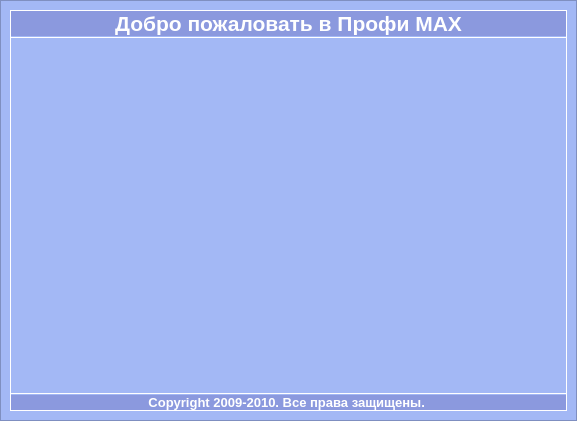
<?xml version="1.0" encoding="UTF-8"?>
<ui version="4.0">
 <class>WelcomeWidget</class>
 <widget class="QWidget" name="WelcomeWidget">
  <property name="geometry">
   <rect>
    <x>0</x>
    <y>0</y>
    <width>577</width>
    <height>421</height>
   </rect>
  </property>
  <property name="windowTitle">
   <string>Form</string>
  </property>
  <property name="styleSheet">
   <string>background-color: rgba(163, 184, 245, 245);</string>
  </property>
  <layout class="QVBoxLayout" name="verticalLayout_3">
   <property name="spacing">
    <number>0</number>
   </property>
   <property name="margin">
    <number>0</number>
   </property>
   <item>
    <widget class="QFrame" name="frame">
     <property name="frameShape">
      <enum>QFrame::StyledPanel</enum>
     </property>
     <property name="frameShadow">
      <enum>QFrame::Sunken</enum>
     </property>
     <layout class="QVBoxLayout" name="verticalLayout">
      <item>
       <widget class="QFrame" name="frameMain">
        <property name="styleSheet">
         <string>color: rgb(255, 255, 255);</string>
        </property>
        <property name="frameShape">
         <enum>QFrame::Box</enum>
        </property>
        <property name="frameShadow">
         <enum>QFrame::Plain</enum>
        </property>
        <layout class="QVBoxLayout" name="verticalLayout_2">
         <property name="spacing">
          <number>0</number>
         </property>
         <property name="margin">
          <number>0</number>
         </property>
         <item>
          <widget class="QLabel" name="labelWelcome">
           <property name="font">
            <font>
             <family>Arial</family>
             <pointsize>16</pointsize>
             <weight>75</weight>
             <italic>false</italic>
             <bold>true</bold>
            </font>
           </property>
           <property name="styleSheet">
            <string>background-color: rgb(139, 153, 222);</string>
           </property>
           <property name="text">
            <string>Добро пожаловать в Профи MAX</string>
           </property>
           <property name="alignment">
            <set>Qt::AlignCenter</set>
           </property>
           <property name="margin">
            <number>10</number>
           </property>
          </widget>
         </item>
         <item>
          <widget class="Line" name="lineBottom">
           <property name="frameShadow">
            <enum>QFrame::Plain</enum>
           </property>
           <property name="orientation">
            <enum>Qt::Horizontal</enum>
           </property>
          </widget>
         </item>
         <item>
          <layout class="QGridLayout" name="gridLayout">
           <item row="1" column="0">
            <layout class="QHBoxLayout" name="horizontaMain">
             <property name="sizeConstraint">
              <enum>QLayout::SetMinimumSize</enum>
             </property>
            </layout>
           </item>
           <item row="2" column="0">
            <spacer name="verticalSpacer">
             <property name="orientation">
              <enum>Qt::Vertical</enum>
             </property>
             <property name="sizeHint" stdset="0">
              <size>
               <width>20</width>
               <height>40</height>
              </size>
             </property>
            </spacer>
           </item>
           <item row="0" column="0">
            <spacer name="verticalSpacer_2">
             <property name="orientation">
              <enum>Qt::Vertical</enum>
             </property>
             <property name="sizeHint" stdset="0">
              <size>
               <width>20</width>
               <height>40</height>
              </size>
             </property>
            </spacer>
           </item>
          </layout>
         </item>
         <item>
          <widget class="Line" name="lineTop">
           <property name="frameShadow">
            <enum>QFrame::Plain</enum>
           </property>
           <property name="orientation">
            <enum>Qt::Horizontal</enum>
           </property>
          </widget>
         </item>
         <item>
          <widget class="QLabel" name="labelCopyright">
           <property name="font">
            <font>
             <pointsize>10</pointsize>
             <weight>75</weight>
             <bold>true</bold>
            </font>
           </property>
           <property name="styleSheet">
            <string>background-color: rgb(139, 153, 222);</string>
           </property>
           <property name="text">
            <string>Copyright 2009-2010. Все права защищены. </string>
           </property>
           <property name="alignment">
            <set>Qt::AlignCenter</set>
           </property>
           <property name="margin">
            <number>10</number>
           </property>
          </widget>
         </item>
        </layout>
       </widget>
      </item>
     </layout>
    </widget>
   </item>
  </layout>
 </widget>
 <resources/>
 <connections/>
</ui>
